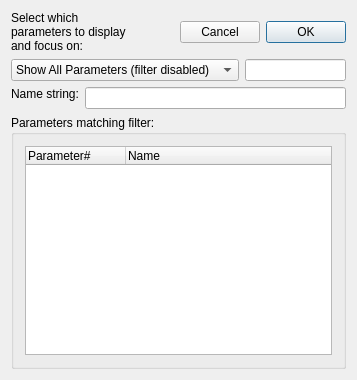
<?xml version="1.0" encoding="UTF-8"?>
<ui version="4.0">
 <class>PickParameterFilterDialogBase</class>
 <widget class="QDialog" name="PickParameterFilterDialogBase">
  <property name="geometry">
   <rect>
    <x>0</x>
    <y>0</y>
    <width>357</width>
    <height>380</height>
   </rect>
  </property>
  <property name="windowTitle">
   <string>Filter Parameters to Study</string>
  </property>
  <property name="windowIcon">
   <iconset resource="gex.qrc">
    <normaloff>:/gex/icons/gex_application_48x48.png</normaloff>:/gex/icons/gex_application_48x48.png</iconset>
  </property>
  <property name="autoFillBackground">
   <bool>true</bool>
  </property>
  <layout class="QGridLayout" name="gridLayout_2">
   <item row="0" column="0">
    <layout class="QHBoxLayout" name="horizontalLayout_3">
     <item>
      <widget class="QLabel" name="TextLabel">
       <property name="text">
        <string>Select which parameters to display and focus on:</string>
       </property>
       <property name="alignment">
        <set>Qt::AlignTop</set>
       </property>
       <property name="wordWrap">
        <bool>true</bool>
       </property>
      </widget>
     </item>
     <item>
      <spacer name="horizontalSpacer">
       <property name="orientation">
        <enum>Qt::Horizontal</enum>
       </property>
       <property name="sizeHint" stdset="0">
        <size>
         <width>40</width>
         <height>20</height>
        </size>
       </property>
      </spacer>
     </item>
     <item>
      <widget class="QPushButton" name="PushButtonCancel">
       <property name="text">
        <string>Cancel</string>
       </property>
      </widget>
     </item>
     <item>
      <widget class="QPushButton" name="PushButtonOk">
       <property name="text">
        <string>OK</string>
       </property>
       <property name="default">
        <bool>true</bool>
       </property>
      </widget>
     </item>
    </layout>
   </item>
   <item row="1" column="0">
    <layout class="QHBoxLayout" name="horizontalLayout_2">
     <item>
      <widget class="QComboBox" name="comboBox">
       <property name="toolTip">
        <string>Tell what to do with your selection</string>
       </property>
       <item>
        <property name="text">
         <string>Show All Parameters (filter disabled)</string>
        </property>
       </item>
       <item>
        <property name="text">
         <string>Failing Parameters Only</string>
        </property>
       </item>
       <item>
        <property name="text">
         <string>Parameters with DataCleaning</string>
        </property>
       </item>
       <item>
        <property name="text">
         <string>Parameters with Cp less than...</string>
        </property>
       </item>
       <item>
        <property name="text">
         <string>Parameters with Cpk less than...</string>
        </property>
       </item>
       <item>
        <property name="text">
         <string>Specific names (eg: Iddq* )</string>
        </property>
       </item>
       <item>
        <property name="text">
         <string>Selections in list...</string>
        </property>
       </item>
      </widget>
     </item>
     <item>
      <widget class="QLineEdit" name="lineEditLimit">
       <property name="toolTip">
        <string>Enter Cp or Cpk limit...</string>
       </property>
       <property name="text">
        <string/>
       </property>
      </widget>
     </item>
    </layout>
   </item>
   <item row="2" column="0">
    <layout class="QHBoxLayout" name="horizontalLayout">
     <item>
      <widget class="QLabel" name="TextLabelName">
       <property name="text">
        <string>Name string:</string>
       </property>
       <property name="alignment">
        <set>Qt::AlignTop</set>
       </property>
       <property name="wordWrap">
        <bool>true</bool>
       </property>
      </widget>
     </item>
     <item>
      <widget class="QLineEdit" name="lineEditNameMask">
       <property name="toolTip">
        <string>Enter parameter name mask (use * and ? if needed). eg: Idd???.te*</string>
       </property>
       <property name="text">
        <string/>
       </property>
      </widget>
     </item>
    </layout>
   </item>
   <item row="3" column="0">
    <widget class="QGroupBox" name="groupBox">
     <property name="title">
      <string>Parameters matching filter:</string>
     </property>
     <layout class="QGridLayout" name="gridLayout">
      <item row="0" column="0">
       <widget class="QTreeWidget" name="treeWidgetParameter">
        <property name="rootIsDecorated">
         <bool>false</bool>
        </property>
        <column>
         <property name="text">
          <string>Parameter#</string>
         </property>
        </column>
        <column>
         <property name="text">
          <string>Name</string>
         </property>
        </column>
       </widget>
      </item>
     </layout>
    </widget>
   </item>
  </layout>
 </widget>
 <layoutdefault spacing="6" margin="11"/>
 <pixmapfunction>qPixmapFromMimeSource</pixmapfunction>
 <resources>
  <include location="gex.qrc"/>
 </resources>
 <connections/>
</ui>
